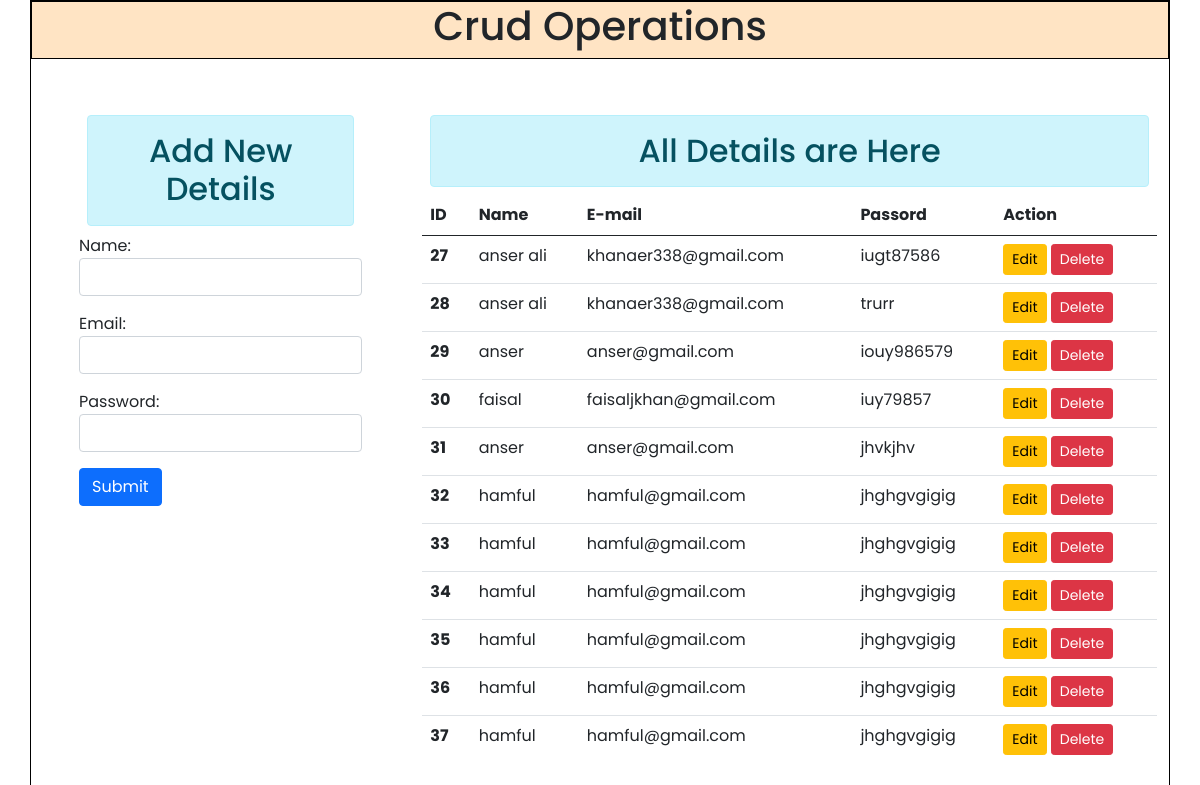
/home/, run on the app's committed database.
### operations/models.py (models this page shows)
class details(models.Model):
    name = models.CharField( max_length=50)
    email = models.EmailField( max_length=254)
    password = models.CharField( max_length=50)

### operations/views.py (the view)
# urls.py: 2. Add a URL to urlpatterns:  path('', views.home, name='home')
def home(request):
    if request.method  =='POST':
        fm  = detailsregister(request.POST)
        if fm.is_valid():
            nm  = fm.cleaned_data['name']
            em  = fm.cleaned_data['email']
            pw  = fm.cleaned_data['password']
            reg  = details(name = nm,email = em,password = pw)
            reg.save()
            fm  =  detailsregister()
    else:
        fm  =  detailsregister()
    det = details.objects.all()
    return render(request,'operations/home.html',{'form':fm,'details':det})

### operations/forms.py
class detailsregister(forms.ModelForm):
    class Meta:
        model = details
        fields = ['name','email','password']
        widgets  =  {
            'name':forms.TextInput(attrs = {'class':'form-control'}),
            'email':forms.EmailInput(attrs = {'class':'form-control'}),
            'password':forms.PasswordInput(render_value=True,attrs = {'class':'form-control'})
        }

### operations/templates/operations/home.html (shortened to what this page needs)
{% extends 'operations/base.html' %}
{% block heading %}Crud Operations{% endblock heading %}
{% block content %}
<div class="row ">
    <div class="col-lg-4 px-5">
      <h2 class="text-center m-2 alert alert-info">Add New Details</h2>
      <form action="" method="POST">
        {{form.as_p}}
        <input type="submit" class="btn btn-primary" vlaue="Add">
      </form>
    </div>
    <div class="col-lg-8 " style="height: 650px; overflow-y: scroll;">
      <h2 class="text-center m-2 alert alert-info">All Details are Here </h2>
      {% if details %}
      <table class="table table-hover" >
        <thead>
          <tr>
            <th scope="col">ID</th>
            <th scope="col">Name</th>
            <th scope="col">E-mail</th>
            <th scope="col">Passord</th>
            <th scope="col">Action</th>
          </tr>
        </thead>
        <tbody>
          {% for detail in details %}
          <tr>
            <th scope="row">{{detail.id}}</th>
            <td>{{detail.name}}</td>
            <td>{{detail.email}}</td>
            <td>{{detail.password}}</td>
            <td><a href="{% url 'updatedata' detail.id %}" class="btn btn-warning btn-sm">Edit</a>
              <form action="{% url 'delete' detail.id %}" method="post"  class="d-inline">
                <input type="submit" value="Delete" class="btn btn-danger btn-sm" >
          </form></td>
          </tr>
          {% endfor %}
          </tbody>
      </table>
      {% else %}
      <h2 class="text-center m-2 alert alert-danger">No data available </h2>
      {% endif %}
    </div>
  </div>
{% endblock content %}

### operations/templates/operations/base.html (shortened to what this page needs)
<!DOCTYPE html>
<html lang="en">
  <head>
    <link
      href="https://cdn.jsdelivr.net/npm/bootstrap@5.0.2/dist/css/bootstrap.min.css"
      rel="stylesheet"
    />
  </head>
  <body>
    <div class="container p-0" style="border: 1px solid black; height: 100vh">
      <div
        class="d-flex justify-content-center"
        style="border: 1px solid black; background-color: bisque"
      >
        <h1>{% block heading %}{% endblock heading %}</h1>
      </div>
      <div class="container  mt-5 h-100 w-100">
{% block content %}{% endblock content %}
      </div>
    </div>
  </body>
</html>

### operations/templates/operations/base.html (style rules this page uses)
body { font-family:Poppins; height:100vh !important; overflow: hidden; }

### data on the page
details: id "27", name "anser ali", email "khanaer338@gmail.com", password "iugt87586"
details: id "28", name "anser ali", email "khanaer338@gmail.com", password "trurr"
details: id "29", name "anser", email "anser@gmail.com", password "iouy986579"
details: id "30", name "faisal", email "faisaljkhan@gmail.com", password "iuy79857"
details: id "31", name "anser", email "anser@gmail.com", password "jhvkjhv"
details: id "32", name "hamful", email "hamful@gmail.com", password "jhghgvgigig"
details: id "33", name "hamful", email "hamful@gmail.com", password "jhghgvgigig"
details: id "34", name "hamful", email "hamful@gmail.com", password "jhghgvgigig"
details: id "35", name "hamful", email "hamful@gmail.com", password "jhghgvgigig"
details: id "36", name "hamful", email "hamful@gmail.com", password "jhghgvgigig"
details: id "37", name "hamful", email "hamful@gmail.com", password "jhghgvgigig"
